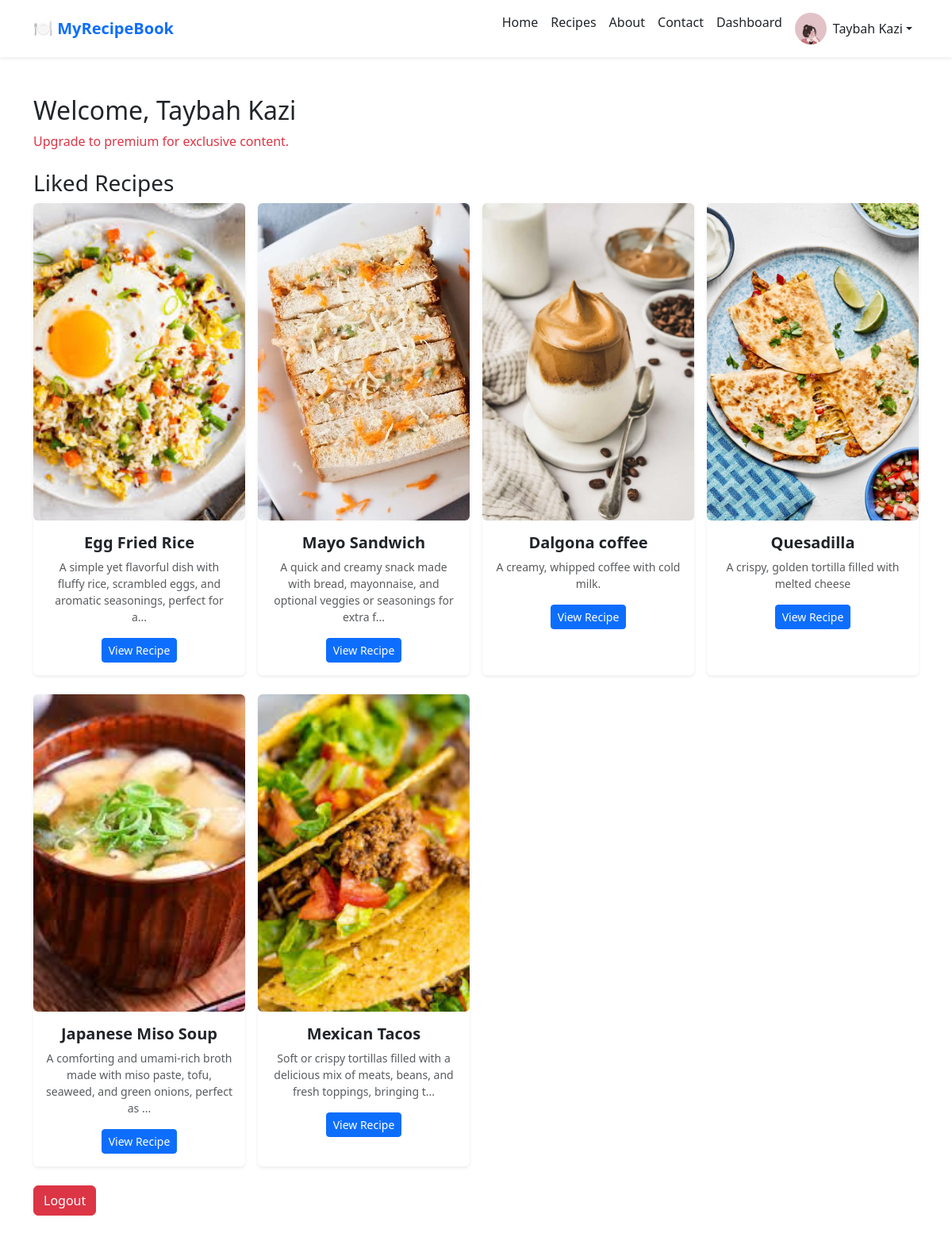
The page /dashboard (signed in) on the database its author committed.
### app/models.py (models this page shows, shortened)
class User(db.Model, UserMixin):
    id = db.Column(db.Integer, primary_key=True)
    username = db.Column(db.String(50), unique=True, nullable=False)
    name = db.Column(db.String(100))
    email = db.Column(db.String(100), unique=True, nullable=False)
    profile_photo = db.Column(db.String(255))  # Store image path
    password_hash = db.Column(db.String(255), nullable=False)
    is_premium = db.Column(db.Boolean, default=False)  # For premium users
    is_admin=db.Column(db.Boolean, default=False)
    liked_recipes = db.relationship('Recipe', secondary='like', backref='liked_by')

class Recipe(db.Model):
    id = db.Column(db.Integer, primary_key=True)
    title = db.Column(db.String(255), nullable=False)
    tags = db.Column(db.String(255))
    ingredients = db.Column(db.Text, nullable=False)
    instructions = db.Column(db.Text, nullable=True)
    description = db.Column(db.String(500), nullable=True)
    image_path = db.Column(db.String(255))  # Stores relative path
    video_path = db.Column(db.String(255))  # Stores relative path
    is_premium = db.Column(db.Boolean, default=False)  # New column
    likes = db.relationship('Like', backref='recipe', lazy=True)
    ratings = db.relationship('Rating', backref='recipe', lazy=True)
    comments = db.relationship('Comment', backref='recipe', lazy=True)

### app/routes.py (the view)
@bp.route("/dashboard")
@login_required
def user_dashboard():
    liked_recipes = current_user.liked_recipes  # Get all liked recipes for the user
    return render_template('user_dashboard.html', liked_recipes=liked_recipes)

### app/__init__.py (called while the page is built)
def create_app():
    app = Flask(__name__)
    app.config.from_object(Config)
    db.init_app(app)
    migrate.init_app(app, db)
    login_manager.init_app(app)
    ensure_upload_folders(app)
    @login_manager.user_loader
    def load_user(user_id):
        return User.query.get(int(user_id)) or Admin.query.get(int(user_id))
    from app.routes import bp
    app.register_blueprint(bp)
    login_manager.login_view = 'routes.admin_login'  # Redirect if user is not logged in
    login_manager.login_message_category = "danger"
    return app

### app/templates/user_dashboard.html
{% extends "base.html" %}
{% block content %}
<h2>Welcome, {{ current_user.name }}</h2>
{% if current_user.is_premium %}
    <p class="text-success">You are a Premium User! Enjoy exclusive recipes.</p>
{% else %}
    <p class="text-danger">Upgrade to premium for exclusive content.</p>
{% endif %}
<h3 class="mt-4">Liked Recipes</h3>
<div class="row gx-3 gy-4">
    {% for recipe in liked_recipes %}
        <div class="col-lg-3 col-md-4 col-sm-6 col-12">
            <div class="card shadow-sm border-0 h-100">
                {% if recipe.image_path %}
                    <img src="{{ url_for('static', filename=recipe.image_path) }}"
                         class="card-img-top rounded" alt="{{ recipe.title }}">
                {% else %}
                    <img src="{{ url_for('static', filename='images/placeholder.jpg') }}"
                         class="card-img-top rounded" alt="No Image Available">
                {% endif %}
                <div class="card-body text-center">
                    <h5 class="card-title fw-bold">{{ recipe.title }}</h5>
                    <p class="text-muted small">
                        {{ (recipe.description or '')[:100] }}{% if (recipe.description or '')|length > 100 %}...{% endif %}
                    </p>
                    <a href="{{ url_for('routes.view_recipe', recipe_id=recipe.id) }}" class="btn btn-primary btn-sm">
                        View Recipe
                    </a>
                </div>
            </div>
        </div>
    {% endfor %}
</div>
<div class="mt-4">
    <a href="{{ url_for('routes.user_logout') }}" class="btn btn-danger">Logout</a>
</div>
{% endblock %}

### app/templates/base.html (shortened to what this page needs)
<!DOCTYPE html>
<html lang="en">
<head>
    <link href="https://cdn.jsdelivr.net/npm/bootstrap@5.3.0/dist/css/bootstrap.min.css" rel="stylesheet">
    <link rel="stylesheet" href="{{ url_for('static', filename='styles.css') }}">
    <link rel="stylesheet" href="https://cdnjs.cloudflare.com/ajax/libs/font-awesome/6.0.0/css/all.min.css">
</head>
<body>
    <nav class="navbar navbar-expand-lg navbar-light bg-white shadow-sm">
        <div class="container">
            <a class="navbar-brand fw-bold text-primary" href="{{ url_for('routes.index') }}">🍽️ MyRecipeBook</a>
            <div class="collapse navbar-collapse" id="navbarNav">
                <ul class="navbar-nav ms-auto">
                    <li class="nav-item"><a class="nav-link text-dark" href="{{ url_for('routes.index') }}">Home</a></li>
                    <li class="nav-item"><a class="nav-link text-dark" href="{{ url_for('routes.recipes') }}">Recipes</a></li>
                    <li class="nav-item"><a class="nav-link text-dark" href="{{ url_for('routes.about') }}">About</a></li>
                    <li class="nav-item"><a class="nav-link text-dark" href="{{ url_for('routes.contact') }}">Contact</a></li>
                    {% if current_user.is_authenticated and current_user.is_admin %}
                        <li class="nav-item">
                            <a class="nav-link text-dark" href="{{ url_for('routes.admin_dashboard') }}">
                                Admin Dashboard
                            </a>
                        </li>
                    {% elif current_user.is_authenticated %}
                        <li class="nav-item">
                            <a class="nav-link text-dark" href="{{ url_for('routes.user_dashboard') }}">
                                Dashboard
                            </a>
                        </li>
                        <li class="nav-item dropdown">
                            <a class="nav-link dropdown-toggle text-dark d-flex align-items-center" href="#" id="userDropdown" role="button" data-bs-toggle="dropdown">
                                <img src="{{ url_for('static', filename=current_user.profile_photo)}}"
                                     class="profile-photo me-2">
                                {{ current_user.name }}
                            </a>
                    {% else %}
                        <li class="nav-item"><a class="nav-link text-primary" href="{{ url_for('routes.user_login') }}">Login</a></li>
                        <li class="nav-item"><a class="nav-link text-success" href="{{ url_for('routes.user_signup') }}">Sign Up</a></li>
                    {% endif %}
                </ul>
            </div>
        </div>
    </nav>
    <div class="container my-5">
        {% block content %}{% endblock %}
    </div>
</body>
</html>

### app/static/styles.css (style rules this page uses)
.profile-photo { width: 40px; height: 40px; border-radius: 50%; object-fit: cover; }
.card-img-top { width: 100%; height: 400px; object-fit: cover; border-top-left-radius: 8px; border-top-right-radius: 8px; }

### rows shown on the page
User: profile_photo (picture), name "Taybah Kazi"
Recipe: image_path (picture), title "Egg Fried Rice", description "A simple yet flavorful dish with fluffy rice, scrambled eggs, and aromatic seasonings, perfect for a"
Recipe: image_path (picture), title "Mayo Sandwich", description "A quick and creamy snack made with bread, mayonnaise, and optional veggies or seasonings for extra f"
Recipe: image_path (picture), title "Dalgona coffee", description "A creamy, whipped coffee with cold milk."
Recipe: image_path (picture), title "Quesadilla", description "A crispy, golden tortilla filled with melted cheese"
Recipe: image_path (picture), title "Japanese Miso Soup", description "A comforting and umami-rich broth made with miso paste, tofu, seaweed, and green onions, perfect as"
Recipe: image_path (picture), title "Mexican Tacos", description "Soft or crispy tortillas filled with a delicious mix of meats, beans, and fresh toppings, bringing t"
